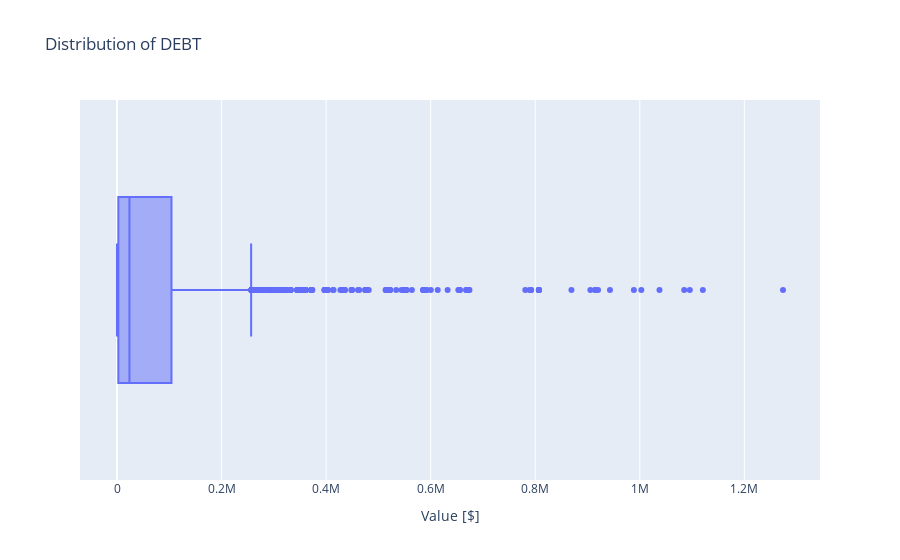
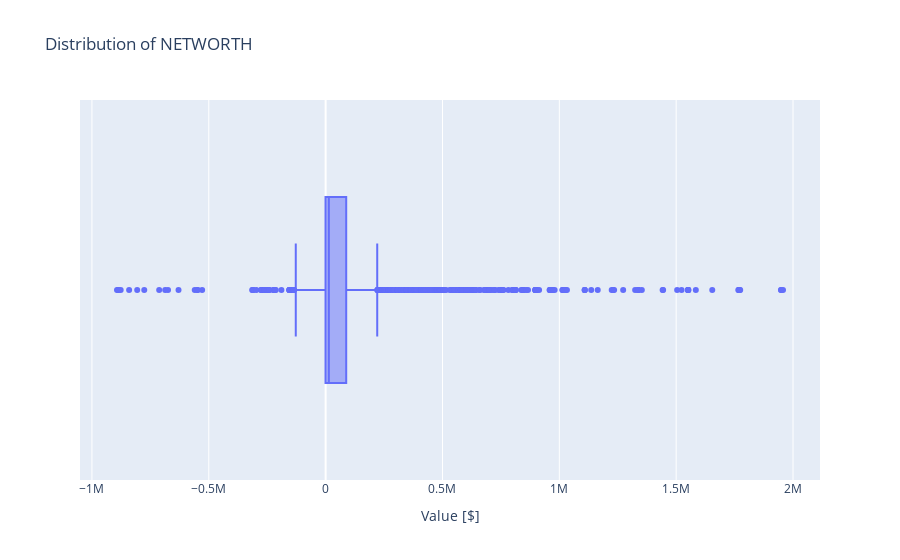
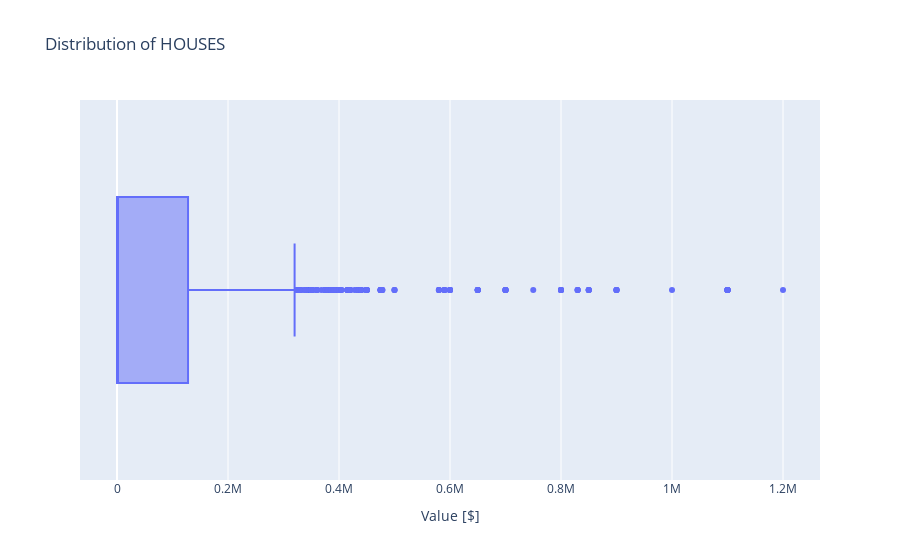
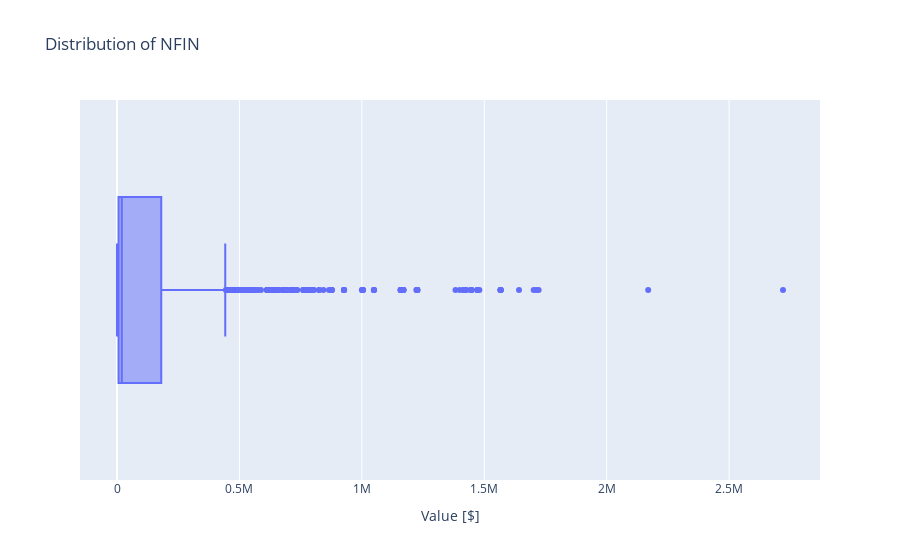

Notebook cell for these charts, in order:
### Markdown cell above
### Check Outliers

### Code cell
features = ['DEBT', 'NETWORTH', 'HOUSES', 'NFIN', 'ASSET']

for feature in features:
    fig = px.box(
        data_frame=X,
        x=feature,
        title=f"Distribution of {feature}"
    )
    fig.update_layout(xaxis_title="Value [$]")
    fig.show()

### Figure 1 — Plotly figure (JSON) as saved in the notebook; plotly's stock layout.template omitted (floating-point values rounded to 4 significant figures; data arrays with more than 128 entries replaced by an {"elided": "..."} marker saying what was removed)
{"data": [{"alignmentgroup": "True", "hovertemplate": "DEBT=%{x}<extra></extra>", "legendgroup": "", "marker": {"color": "#636efa"}, "name": "", "notched": false, "offsetgroup": "", "orientation": "h", "showlegend": false, "type": "box", "x": {"elided": "3141 int values"}, "x0": " ", "xaxis": "x", "y0": " ", "yaxis": "y"}], "layout": {"boxmode": "group", "legend": {"tracegroupgap": 0}, "title": {"text": "Distribution of DEBT"}, "xaxis": {"anchor": "y", "domain": [0, 1], "title": {"text": "Value [$]"}}, "yaxis": {"anchor": "x", "domain": [0, 1]}}}

### Figure 2 — Plotly figure (JSON) as saved in the notebook; plotly's stock layout.template omitted (floating-point values rounded to 4 significant figures; data arrays with more than 128 entries replaced by an {"elided": "..."} marker saying what was removed)
{"data": [{"alignmentgroup": "True", "hovertemplate": "NETWORTH=%{x}<extra></extra>", "legendgroup": "", "marker": {"color": "#636efa"}, "name": "", "notched": false, "offsetgroup": "", "orientation": "h", "showlegend": false, "type": "box", "x": {"elided": "3141 int values"}, "x0": " ", "xaxis": "x", "y0": " ", "yaxis": "y"}], "layout": {"boxmode": "group", "legend": {"tracegroupgap": 0}, "title": {"text": "Distribution of NETWORTH"}, "xaxis": {"anchor": "y", "domain": [0, 1], "title": {"text": "Value [$]"}}, "yaxis": {"anchor": "x", "domain": [0, 1]}}}

### Figure 3 — Plotly figure (JSON) as saved in the notebook; plotly's stock layout.template omitted (floating-point values rounded to 4 significant figures; data arrays with more than 128 entries replaced by an {"elided": "..."} marker saying what was removed)
{"data": [{"alignmentgroup": "True", "hovertemplate": "HOUSES=%{x}<extra></extra>", "legendgroup": "", "marker": {"color": "#636efa"}, "name": "", "notched": false, "offsetgroup": "", "orientation": "h", "showlegend": false, "type": "box", "x": {"elided": "3141 int values"}, "x0": " ", "xaxis": "x", "y0": " ", "yaxis": "y"}], "layout": {"boxmode": "group", "legend": {"tracegroupgap": 0}, "title": {"text": "Distribution of HOUSES"}, "xaxis": {"anchor": "y", "domain": [0, 1], "title": {"text": "Value [$]"}}, "yaxis": {"anchor": "x", "domain": [0, 1]}}}

### Figure 4 — Plotly figure (JSON) as saved in the notebook; plotly's stock layout.template omitted (floating-point values rounded to 4 significant figures; data arrays with more than 128 entries replaced by an {"elided": "..."} marker saying what was removed)
{"data": [{"alignmentgroup": "True", "hovertemplate": "NFIN=%{x}<extra></extra>", "legendgroup": "", "marker": {"color": "#636efa"}, "name": "", "notched": false, "offsetgroup": "", "orientation": "h", "showlegend": false, "type": "box", "x": {"elided": "3141 int values"}, "x0": " ", "xaxis": "x", "y0": " ", "yaxis": "y"}], "layout": {"boxmode": "group", "legend": {"tracegroupgap": 0}, "title": {"text": "Distribution of NFIN"}, "xaxis": {"anchor": "y", "domain": [0, 1], "title": {"text": "Value [$]"}}, "yaxis": {"anchor": "x", "domain": [0, 1]}}}
